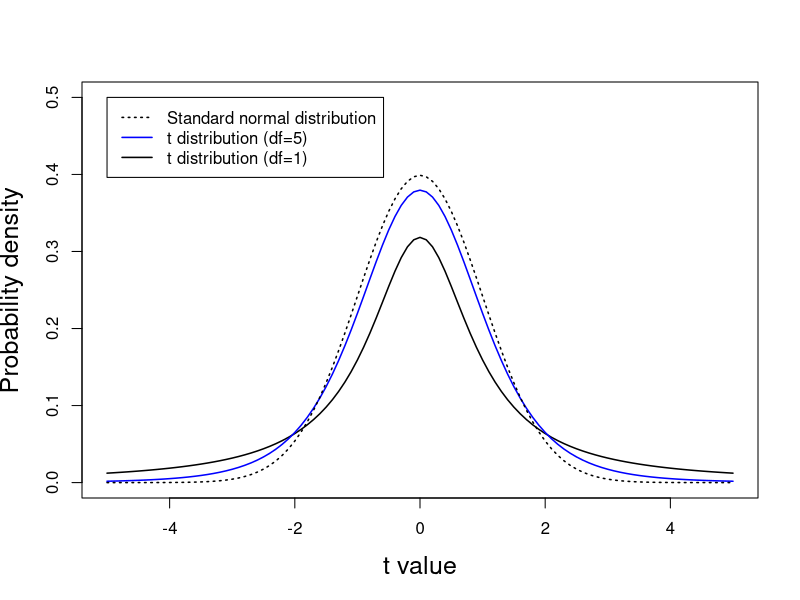
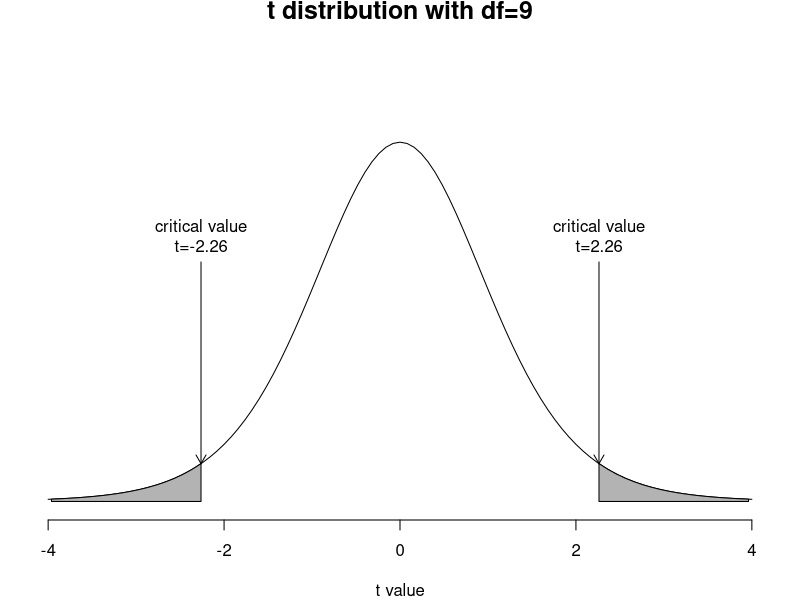
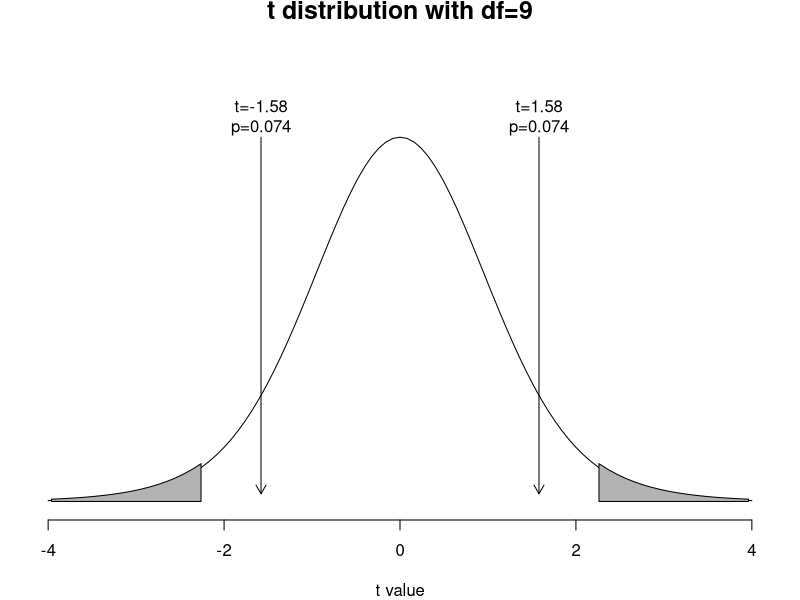
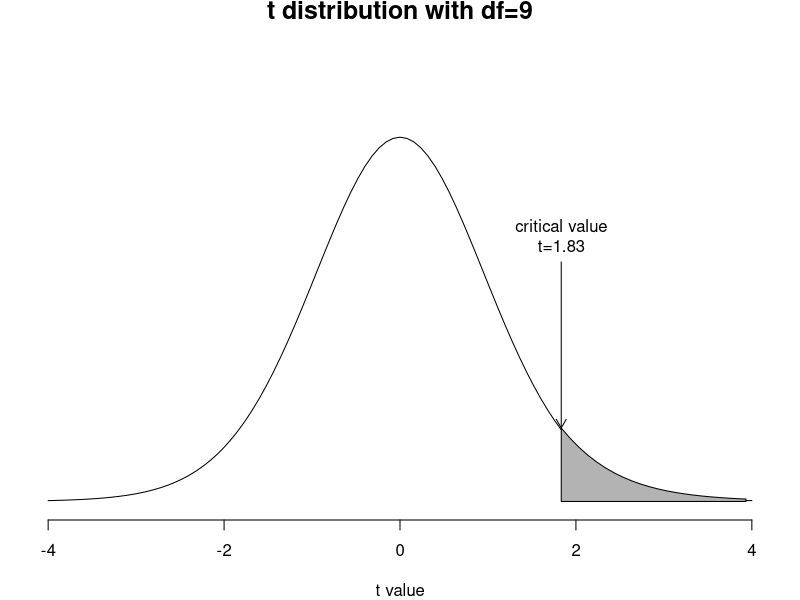
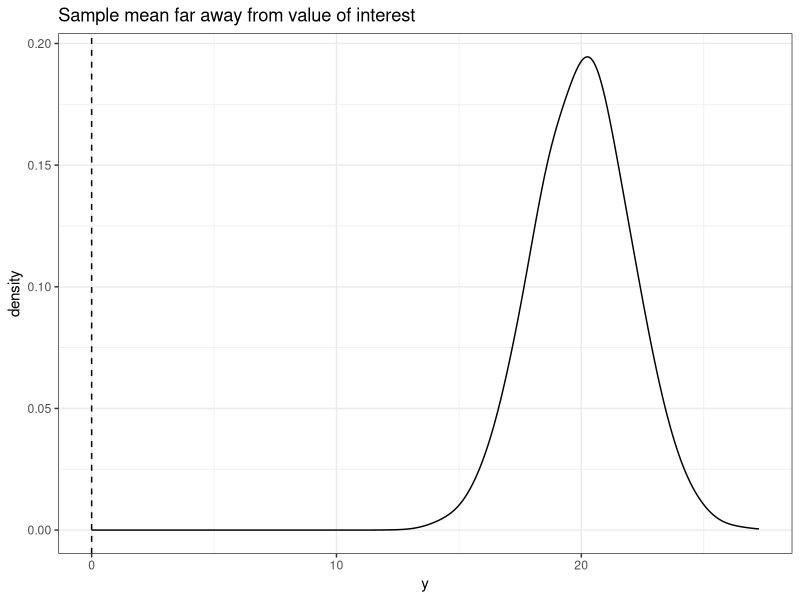
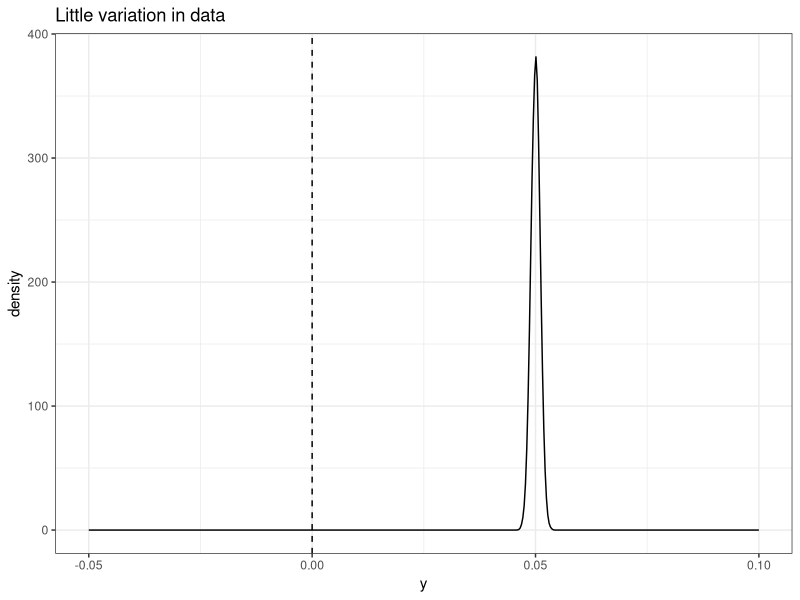
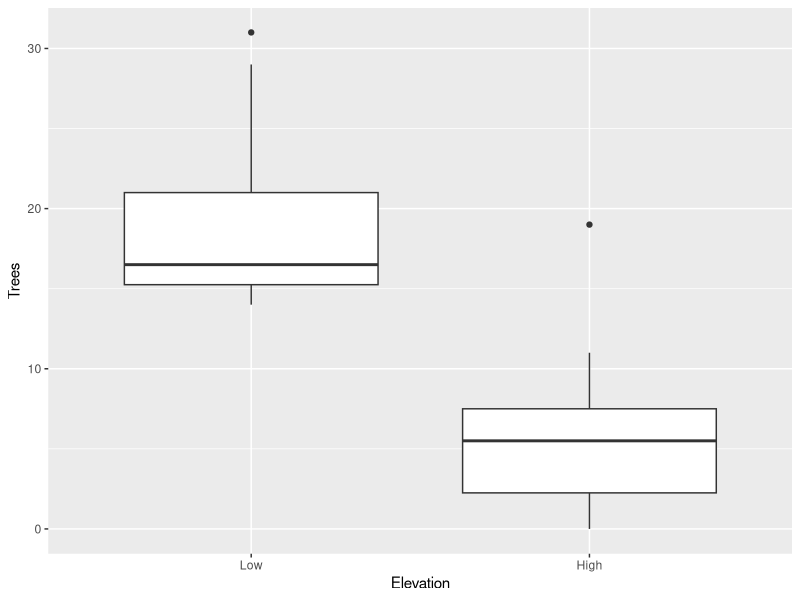
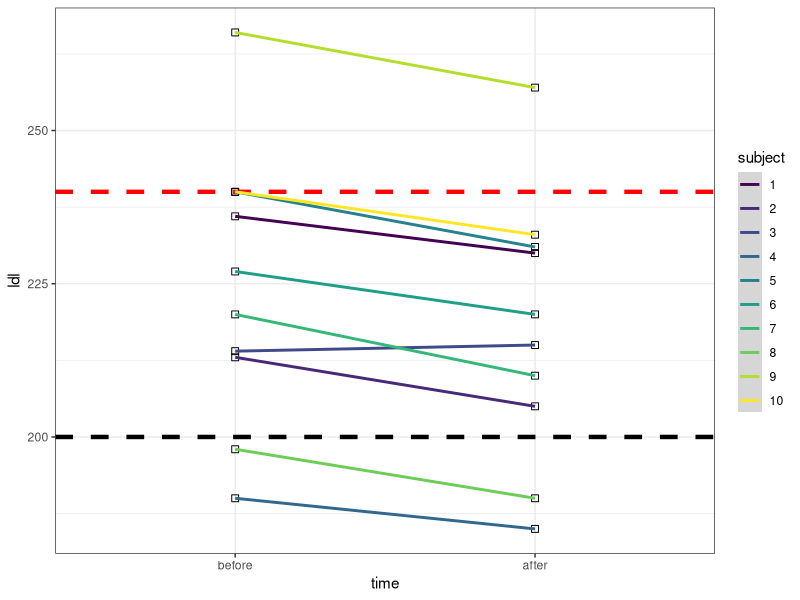

Generate these figures, in order, with R:
## ---- chunk 1
options(htmltools.dir.version = FALSE)
knitr::opts_chunk$set(echo = FALSE, fig.align = 'center', warning=FALSE, message=FALSE, fig.retina = 2)

library(ggplot2)
library(dplyr)
set.seed(232)
x_one_sample <- round(rnorm(10, mean = 0.1, sd = 0.2),1)

ldl <- data.frame(subject = factor(c(1:10, 1:10)),
                  time = factor(rep(c("before", "after"),
                             each = 10), 
                             levels = c("before", "after")),
                  ldl = c(236, 213, 214, 190, 240, 227,
                          220, 198, 266, 240, 230, 205,
                          215, 185, 231, 220, 210, 190,
                          257, 233))

ldl <- data.frame(
  subject = factor(c(1:10, 1:10)),
  time = factor(
    rep(c("before", "after"),
        each = 10),
    levels = c("before", "after")),
  ldl = c(236, 213, 214, 190, 240, 227,
          220, 198, 266, 240, 230, 205,
          215, 185, 231, 220, 210, 190,
          257, 233))
## ---- chunk 2
curve(dt(x, 1), -5, 5, ylim=c(0, 0.5),
      xlab="t value", ylab="Probability density",
      cex.lab=1.5, lwd=1.5)
curve(dt(x, 5), -5, 5, add=TRUE, col="blue", lwd=1.5)
curve(dnorm(x, 0, 1), -5, 5, add=TRUE,  lty=3, lwd=1.5)
legend(-5, 0.5, c("Standard normal distribution", "t distribution (df=5)", "t distribution (df=1)"),
       lty=c(3, 1, 1), col=c("black", "blue", "black"), lwd=1.5)
## ---- chunk 3
op <- par(mai=c(0.8, 0.2, 0.2, 0.2))
curve(dt(x, df=9), -4, 4, xlab="t value", ylab="", yaxt="n",
      ylim=c(0,0.5),
      frame=FALSE , main="t distribution with df=9", cex.main=1.5)
xs1 <- seq(qt(.025, df=9), -4, by=-0.1)
ys1 <- dt(xs1, df=9)
xs2 <- seq(qt(.975, df=9), 4, by=0.1)
ys2 <- dt(xs2, df=9)
polygon(c(xs1, rev(xs1)), c(rep(0, length(xs1)), rev(ys1)), col=gray(0.7))
polygon(c(xs2, rev(xs2)), c(rep(0, length(xs2)), rev(ys2)), col=gray(0.7))
text(xs1[1], dt(0,9)/1.5, "critical value\nt=-2.26", pos=3)
text(xs2[1], dt(0,9)/1.5, "critical value\nt=2.26", pos=3)
arrows(xs1[1], dt(0,9)/1.5, xs1[1], ys1[1], length=0.1)
arrows(xs2[1], dt(0,9)/1.5, xs2[1], ys2[1], length=0.1)
#text(-3, dt(0,18), "t=-3", pos=3)
#text(3, dt(0,18), "t=3", pos=3)
#arrows(-3, dt(0,18), -3, dt(-3,18), length=0.1)
#arrows(3, dt(0,18), 3, dt(3,18), length=0.1)
par(op)
## ---- chunk 4
op <- par(mai=c(0.8, 0.2, 0.2, 0.2))
curve(dt(x, df=18), -4, 4, xlab="t value", ylab="", yaxt="n",
      ylim=c(0,0.5),
      frame=FALSE , main="t distribution with df=9", cex.main=1.5)
xs1 <- seq(qt(.025, df=9), -4, by=-0.1)
ys1 <- dt(xs1, df=9)
xs2 <- seq(qt(.975, df=9), 4, by=0.1)
ys2 <- dt(xs2, df=9)
# xs3 <- seq(qt(pt(-3,18), df=18), -4, by=-0.1)
# ys3 <- dt(xs3, df=19)
# xs4 <- seq(qt(pt(3,18), df=18), 4, by=0.1)
# ys4 <- dt(xs4, df=19)
polygon(c(xs1, rev(xs1)), c(rep(0, length(xs1)), rev(ys1)), col=gray(0.7))
polygon(c(xs2, rev(xs2)), c(rep(0, length(xs2)), rev(ys2)), col=gray(0.7))
# polygon(c(xs3, rev(xs3)), c(rep(0, length(xs3)), rev(ys3)), col="red")
# polygon(c(xs4, rev(xs4)), c(rep(0, length(xs4)), rev(ys4)), col="red")
text(-1.58, dt(0,9), "t=-1.58\np=0.074", pos=3)
text(1.58, dt(0,9), "t=1.58\np=0.074", pos=3)
#text(-3, dt(0,18), "t=-3", pos=3)
#text(3, dt(0,18), "t=3", pos=3)
arrows(-1.58, dt(0,18), -1.58, dt(-3,18), length=0.1)
arrows(1.58, dt(0,18), 1.58, dt(3,18), length=0.1)
par(op)
## ---- chunk 5
op <- par(mai=c(0.8, 0.2, 0.2, 0.2))
curve(dt(x, df=18), -4, 4, xlab="t value", ylab="", yaxt="n",
      ylim=c(0,0.5),
      frame=FALSE , main="t distribution with df=9", cex.main=1.5)
#xs1 <- seq(qt(.025, df=18), -4, by=-0.1)
#ys1 <- dt(xs1, df=19)
xs2 <- seq(qt(.95, df=9), 4, by=0.1)
ys2 <- dt(xs2, df=9)
text(xs2[1], dt(0,9)/1.5, "critical value\nt=1.83", pos=3)
arrows(xs2[1], dt(0,9)/1.5, xs2[1], ys2[1], length=0.1)
#polygon(c(xs1, rev(xs1)), c(rep(0, length(xs1)), rev(ys1)), col=gray(0.7))
polygon(c(xs2, rev(xs2)), c(rep(0, length(xs2)), rev(ys2)), col=gray(0.7))
par(op)
## ---- chunk 6
set.seed(3987)
y2 <- rnorm(10000, sd = 2,mean = 20)

ydf <- data.frame(y = c(y2)) 

ggplot(ydf, aes(x = y)) +
  geom_density(alpha = 0.5, adjust = 2) +
  theme_bw() +
  geom_vline(xintercept = 0,
             linetype = "dashed") +
  labs(title = "Sample mean far away from value of interest")
## ---- chunk 7
set.seed(3987)
y3 <- rnorm(10000, sd = 0.001, mean = 0.05)

ydf <- data.frame(y = c(y3)) 

ggplot(ydf, aes(x = y)) +
  geom_density(alpha = 0.5, adjust = 2) +
  theme_bw() +
  xlim(c(-0.05, 0.1)) +
  geom_vline(xintercept = 0,
             linetype = "dashed") +
  labs(title = "Little variation in data")
## ---- chunk 8
df_one <- data.frame(y = c(0.5, -0.2,  0.2,  0.1,  0.1,  0.2, 0.2, -0.1,  0.1, -0.1))

lm0 <- lm(y ~ 1, data = df_one) 

summary(lm0)

## ---- chunk 9
df <- data.frame(Trees = c(16, 14, 18, 17, 29, 31, 14, 16, 22, 15,
                           2, 11, 6, 8, 0, 3, 19, 1, 6, 5),
                 Elevation = factor(rep(c("Low", "High"), each = 10), levels = c("Low", "High")))
ggplot(df, aes(x = Elevation, y = Trees)) + geom_boxplot()
## ---- chunk 10
lm1 <- lm(Trees ~ Elevation, data = df) 
summary(lm1)

## ---- chunk 11

ggplot(ldl,
       aes(x = time,
           y = ldl,
           group = subject,
           color = subject)) +
  geom_hline(yintercept = c(200, 240),
             # 200 = heart healthy
             # 240 = dangerous
             linetype = "dashed",
             size = 1.5,
             color = c("black", "red")) +
  geom_point(color = "black",
             size = 2,
             shape = 0) +
  geom_smooth(method = "lm") +
  scale_colour_viridis_d()+
  theme_bw()
## ---- chunk 12
ldl_diff <- ldl %>% 
  group_by(subject) %>%
  summarize(difference = diff(ldl))

(mean_diff = mean(ldl_diff$difference))
sd(ldl_diff$difference)
(se_diff = sd(ldl_diff$difference) / sqrt(10))
# t-stat
(t_diff = mean_diff / se_diff)
# critical
qt(0.025, df = 9)
# p-val
pt(abs(t_diff), df = 9, lower.tail = FALSE) * 2

summary(lm(ldl_diff$difference~1))
## ---- chunk 13
ldl
ggplot(ldl, 
       aes(x = time, 
           y = ldl, 
           group = subject,
           color = subject)) +
  geom_hline(yintercept = c(200, 240), 
             # 200 = heart healthy
             # 240 = dangerous
             linetype = "dashed",
             size = 1.5, 
             color = c("black", "red")) +
  geom_point(color = "black",
             size = 2,
             shape = 0) +
  geom_smooth(method = "lm") +
  scale_colour_viridis_d()+
  theme_bw() 
## ---- chunk 14
ldl %>%
  group_by(subject) %>%
  summarize(difference = diff(ldl)) %>%
  ggplot(aes(y = difference)) +
  geom_boxplot(fill = "pink") +
  geom_hline(yintercept = 0,
             linetype = "dashed",
             size = 1.5) +
  theme_bw()
## ---- chunk 15
ldl %>%
  group_by(subject) %>%
  summarize(difference = diff(ldl)) %>%
  ggplot(aes(y = difference)) +
  geom_boxplot(fill = "pink") +
  geom_hline(yintercept = 0,
             linetype = "dashed",
             size = 1.5) +
  theme_bw()
